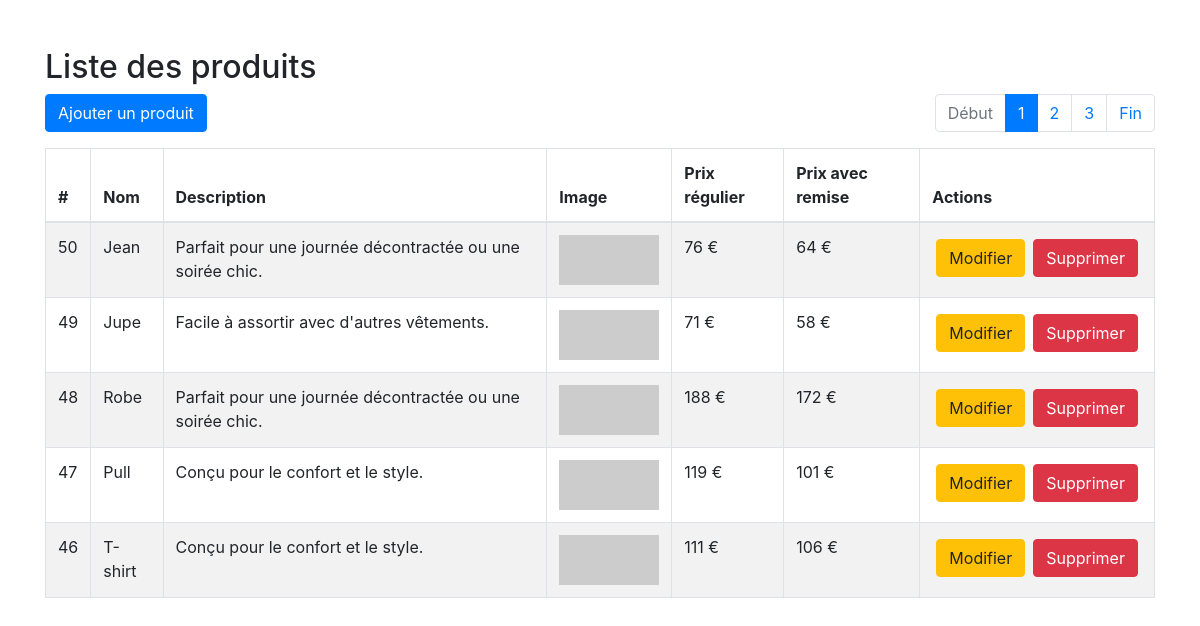
The page / on the database its author committed.
### tables this page shows
CREATE TABLE produits (
        id INTEGER PRIMARY KEY AUTOINCREMENT,
        name TEXT NOT NULL,
        description TEXT,
        image TEXT,
        regular_price REAL NOT NULL,
        discount_price REAL NOT NULL,
        created_at TIMESTAMP DEFAULT CURRENT_TIMESTAMP,
        updated_at TIMESTAMP DEFAULT CURRENT_TIMESTAMP
    );

### index.php (the view, shortened to what this page needs)
<?php
include_once 'config.php';
$results_per_page = 5;
if (!isset ($_GET['page'])) {
    $page = 1;
} else {
    $page = $_GET['page'];
}
$start_from = ($page - 1) * $results_per_page;
try {
    $sql_count = "SELECT COUNT(*) AS total FROM produits";
    $result_count = $conn->query($sql_count);
    $row_count = $result_count->fetch(PDO::FETCH_ASSOC);
    $total_products = $row_count['total'];
    $sql = "SELECT * FROM produits ORDER BY id DESC LIMIT :start_from, :results_per_page";
    $stmt = $conn->prepare($sql);
    $stmt->bindParam(':start_from', $start_from, PDO::PARAM_INT);
    $stmt->bindParam(':results_per_page', $results_per_page, PDO::PARAM_INT);
    $stmt->execute();
    $products = $stmt->fetchAll(PDO::FETCH_ASSOC);
} catch (PDOException $e) {
    echo "Erreur : " . $e->getMessage();
}
?>
<!DOCTYPE html>
<html lang="fr">
<head>
    <link rel="stylesheet" href="https://maxcdn.bootstrapcdn.com/bootstrap/4.5.2/css/bootstrap.min.css">
</head>
<body>
    <div class="container mt-5">
        <h2>Liste des produits</h2>
        <div class="d-flex justify-content-between">
            <a href="add_product.php" class="btn btn-primary mb-3">Ajouter un produit</a>
            <nav aria-label="Page navigation">
                <ul class="pagination">
                    <?php
                    $total_pages = ceil($total_products / $results_per_page);
                    echo "<li class='page-item " . ($page == 1 ? 'disabled' : '') . "'><a class='page-link' href='index.php?page=1'>Début</a></li>";
                    for ($i = max(1, $page - 2); $i <= min($page + 2, $total_pages); $i++) {
                        $active_class = ($i == $page) ? 'active' : '';
                        echo "<li class='page-item $active_class'><a class='page-link' href='index.php?page=" . $i . "'>" . $i . "</a></li>";
                    }
                    echo "<li class='page-item " . ($page == $total_pages ? 'disabled' : '') . "'><a class='page-link' href='index.php?page=$total_pages'>Fin</a></li>";
                    ?>
                </ul>
            </nav>
        </div>
        <table class="table table-bordered table-striped">
            <thead>
                <tr>
                    <th>#</th>
                    <th>Nom</th>
                    <th>Description</th>
                    <th>Image</th>
                    <th>Prix régulier</th>
                    <th>Prix avec remise</th>
                    <th>Actions</th>
                </tr>
            </thead>
            <tbody>
                <?php
                if ($products) {
                    foreach ($products as $product) {
                        echo "<tr>";
                        echo "<td>" . $product['id'] . "</td>";
                        echo "<td>" . $product['name'] . "</td>";
                        echo "<td>" . $product['description'] . "</td>";
                        echo "<td><img src='" . $product['image'] . "' alt='Product Image' style='max-width: 100px; max-height: 100px;'></td>";
                        echo "<td>" . $product['regular_price'] . " €</td>";
                        echo "<td>" . $product['discount_price'] . " €</td>";
                        echo "<td>
                        <div class='d-flex'>
                        <a href='edit_product.php?id=" . $product['id'] . "' class='btn btn-warning m-1'>Modifier</a>
                        <button type='button' class='btn btn-danger delete-product m-1' data-product-id='" . $product['id'] . "'
                        data-bs-toggle='modal'
                        data-bs-target='#confirmDeleteModal'>Supprimer</button>
                        </div>
                </td>";
                        echo "</tr>";
                    }
                } else {
                    echo "<tr><td colspan='7'>Aucun produit trouvé</td></tr>";
                }
                ?>
            </tbody>
        </table>
    </div>
</body>
</html>

### rows shown on the page
produits: id "50", name "Jean", description "Parfait pour une journée décontractée ou une soirée chic.", regular_price "76", discount_price "64"
produits: id "49", name "Jupe", description "Facile à assortir avec d'autres vêtements.", regular_price "71", discount_price "58"
produits: id "48", name "Robe", description "Parfait pour une journée décontractée ou une soirée chic.", regular_price "188", discount_price "172"
produits: id "47", name "Pull", description "Conçu pour le confort et le style.", regular_price "119", discount_price "101"
produits: id "46", name "T-shirt", description "Conçu pour le confort et le style.", regular_price "111", discount_price "106"
